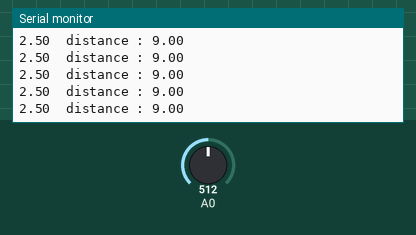
Bench run of a sketch on a simulated Arduino Uno, built with avr-gcc and run on an emulated ATmega328P. Shown: the last lines printed to the serial monitor. Inputs (shaded band) come from the test bench; at power-on: A0 = 512.

Above: at 2.8 s.
2.9 s: A0 set to 72
At 4.0 s:
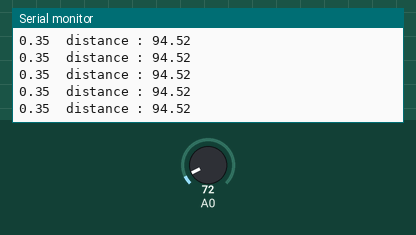
4.4 s: A0 set to 65
At 5.0 s:
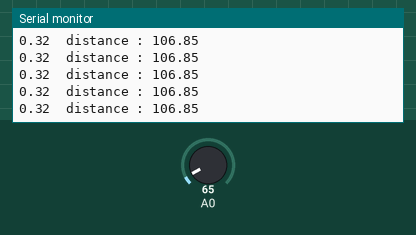
15.4 s: A0 set to 481
At 16.5 s:
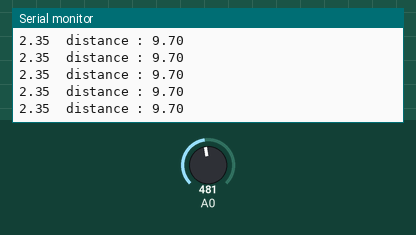
18.4 s: A0 set to 462
At 19.2 s:
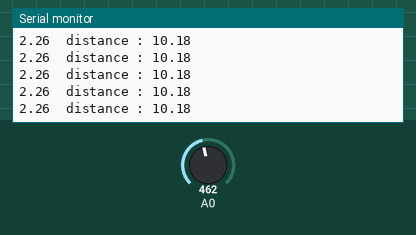
Timing chart, 0 to 20.9 s (numbered marks = the images above; inputs shaded):
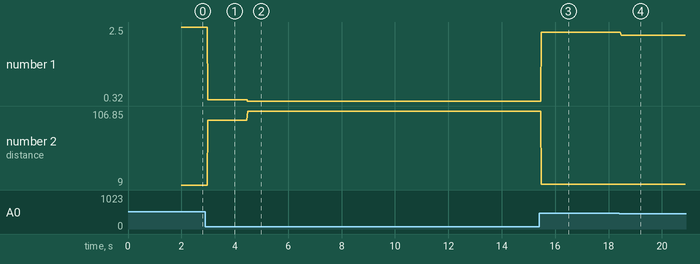

The sketch:

Infrarouge_lecture.ino
```cpp
#include <Wire.h>
#include <LiquidCrystal_I2C.h>
#define ledvie 13

LiquidCrystal_I2C lcd(0x27,20,4);  // set the LCD address to 0x27 for a 20 chars and 4 line display

#define IR A0;
float value,volt,dist;
unsigned long t0,t;
int delta;
void setup() {
 Serial.begin(9600);
  delta=2000;

}

void loop() {
  t=millis();
  if((t-t0)>delta){
t=t0;
 value = analogRead(A0);
 volt = (value*5.0)/1023;
Serial.print(volt);
Serial.print("  distance : ");
dist= 27.0327*pow(volt,-1.198567);

Serial.println(dist);

  }
}
```

Measured:
- after the input at 2.9 s, the serial monitor: prints a new line after 0.08 s (image 1)
- after the input at 4.4 s, the serial monitor: prints a new line after 0.08 s (image 2)
- after the input at 15.4 s, the serial monitor: prints a new line after 0.08 s (image 3)
- after the input at 18.4 s, the serial monitor: prints a new line after 0.07 s (image 4)
- plotted number 1: 2.5 → 0.35 after the input at 2.9 s, 0.35 → 0.32 after the input at 4.4 s, 0.32 → 2.35 after the input at 15.4 s, 2.35 → 2.26 after the input at 18.4 s
- plotted number 2: 9 → 94.52 after the input at 2.9 s, 94.52 → 106.85 after the input at 4.4 s, 106.85 → 9.7 after the input at 15.4 s, 9.7 → 10.18 after the input at 18.4 s
